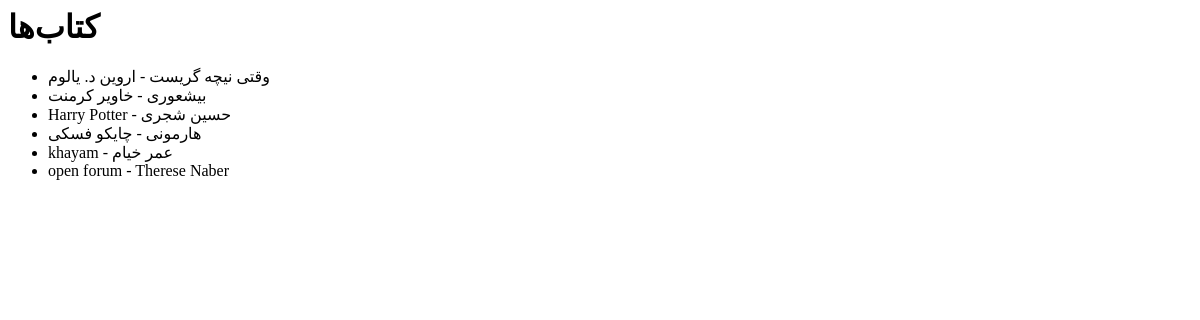
/books/, run on an earlier commit of the app's database.
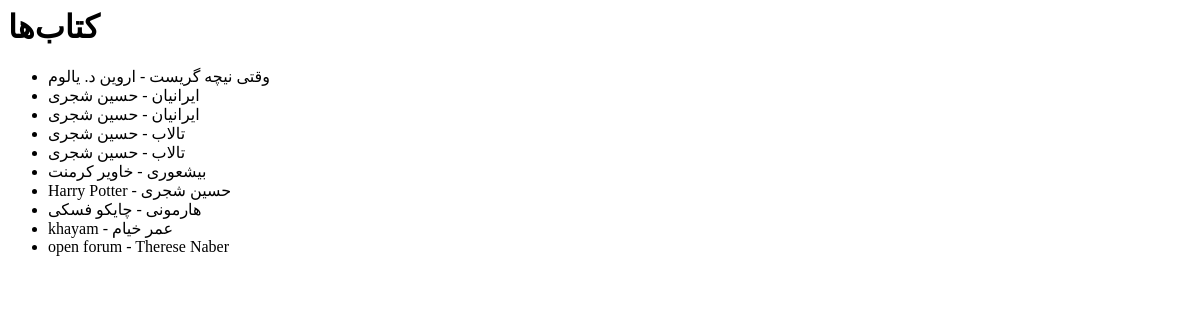
And on a later commit of the database.
### web/models.py (models this page shows, shortened)
class Book(models.Model):
    title = models.CharField(max_length=40, verbose_name="عنوان", default="نامشخص")
    category = models.ForeignKey('Category', on_delete=models.CASCADE, null= True , verbose_name= 'دسته بندی' )
    writer = models.ForeignKey('Writer', on_delete=models.CASCADE, verbose_name="نویسنده")
    number_of_pages = models.IntegerField(null=True, verbose_name="تعداد صفحات")
    cover_type = models.CharField(max_length=40, verbose_name="نوع جلد")
    printing_time = models.TimeField(verbose_name="ساعت چاپ", null=True)
    avaliable = models.BooleanField(verbose_name="موجود در کتابخانه")
    class Meta:
        verbose_name = "کتاب"
        verbose_name_plural = "کتاب ها"
        ordering = ('-number_of_pages',)

class Writer(models.Model):
    first_name = models.CharField(max_length=40, verbose_name="نام")
    last_name = models.CharField(max_length=40, verbose_name="نام خانوادگی")
    birth_year = models.IntegerField(null=True, verbose_name="سال تولد")
    living_place = models.CharField(max_length=40, verbose_name="محل زندگی")
    is_dead = models.BooleanField(verbose_name="زنده میباشد")
    class Meta:
        verbose_name = "نویسنده"
        verbose_name_plural = "نویسندگان"

### web/views.py (the view)
# urls.py: path('books/',book_list),
def book_list(request):
    b = Book.objects.all()
    return render(request, 'book_list.html', {'books': b})

### web/templates/book_list.html (shortened to what this page needs)
<html lang="fa">
<head>
</head>
<body>
    <h1>کتاب‌ها</h1>
    <ul>
        {% for book in books %}
            <li>{{ book.title }} - {{ book.writer.first_name }} {{ book.writer.last_name }}</li>
        {% empty %}
            <li>کتابی برای نمایش وجود ندارد.</li>
        {% endfor %}
    </ul>
</body>
</html>

What changed in the data, as far as the page shows it:
added Book: title "ایرانیان", writer.first_name "حسین", writer.last_name "شجری"
added Book: title "ایرانیان", writer.first_name "حسین", writer.last_name "شجری"
added Book: title "تالاب", writer.first_name "حسین", writer.last_name "شجری"
added Book: title "تالاب", writer.first_name "حسین", writer.last_name "شجری"
